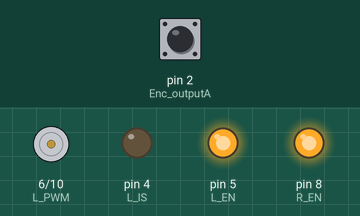
Bench run of a sketch on a simulated Arduino Uno, built with avr-gcc and run on an emulated ATmega328P. Shown: motor-driver pin pairs drawn as motors (green arrow = first pin HIGH = forward, orange = second pin HIGH = backward, longer = more drive), output pins drawn as LEDs (lit = HIGH). Inputs (shaded band) come from the test bench; at power-on: pin 2 (Enc_outputA) HIGH. What the sketch prints to the serial monitor is not drawn.

Above: at 0.17 s.
At 1.1 s:
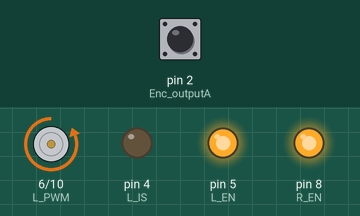
Timing chart, 0 to 2.6 s (numbered marks = the images above):
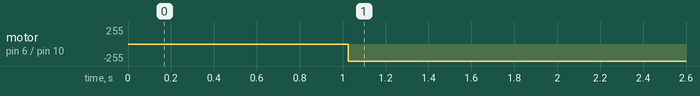

The sketch:

Dc_Motor_PID_Control_System.ino
```cpp
int setpoint =180 ; // as degree
const int R_IS=1; const int R_EN=8; const int R_PWM=10; const int L_IS=4; const int L_EN=5; const int L_PWM=6;  // motor driver's pins connection
const int Enc_outputA=2; const int Enc_outputB=3; //encoder motor's output A and B channels
long tStart=millis(); //begining of the time
volatile int counter=0; volatile float pos; void risingCounter(); // attachInterrupt inital values and function
//PID constants
//motor works 255-0
//double kp = 2;
//double ki = 5;
//double kd = 1;
// motor works 100-255 moves one by one
//double kp = 0.00238957666274253;
//double ki = 0.00429075984737319;
//double kd = -0.000072619598461869;
// motor works 0-255 moves one by one
double kp = 0.0066633975917676;
double ki = 0.00139049216784448;
double kd = -0.000292860253276174;
unsigned long currentTime, previousTime;
double elapsedTime;
double error;
double lastError;
double cumError, rateError;
double output;
double computePID(double inp);
void setup() {
  Serial.begin(9600); // Set Baudrate at 9600
 // pinMode(Vin,INPUT); // Make Vin Input
  pinMode(R_IS,OUTPUT); pinMode(R_EN,OUTPUT); pinMode(R_PWM,OUTPUT); pinMode(L_IS,OUTPUT); pinMode(L_EN,OUTPUT); pinMode(L_PWM,OUTPUT);
  digitalWrite(R_IS,LOW); digitalWrite(L_IS,LOW); digitalWrite(R_EN,HIGH); digitalWrite(L_EN,HIGH);
  pinMode(Enc_outputA,INPUT); pinMode(Enc_outputB,INPUT);
  attachInterrupt(digitalPinToInterrupt(Enc_outputA),risingCounter,RISING); // interrupting when motor's output A is 0 to 5 volt
}

void loop() {
  output=computePID(pos);
  if(R_PWM>255){
    R_PWM==255;
  }
  if(L_PWM>255){
    L_PWM==255;
  }
  if(setpoint>pos){
    analogWrite(L_PWM,0); analogWrite(R_PWM,output);//cw
    Serial.println(pos);
    //Serial.print("output: "); Serial.println(output);
  }else{
     analogWrite(L_PWM,output); analogWrite(R_PWM,0);//ccw
  }
}
void risingCounter(){
   if(digitalRead(Enc_outputB)){
     counter++;
     pos=(float)counter/5.83;
   }else{
    counter--;
    pos=(float)counter/5.83;
   }
   if(counter==21550){
    counter=0;
   }
}
double computePID(double inp){
  currentTime=millis();
  elapsedTime=(double)(currentTime-previousTime);
  error = setpoint - inp;
  cumError += error*elapsedTime;
  rateError=(error-lastError)/elapsedTime;
  double out=kp*error+ki*cumError+kd*rateError;
  lastError=error; previousTime=currentTime;

   return out;
}
```

Measured:
- by itself, motor on pin 6 (L_PWM) / pin 10 (R_PWM): stopped → backward 255/255 at 1.0 s
